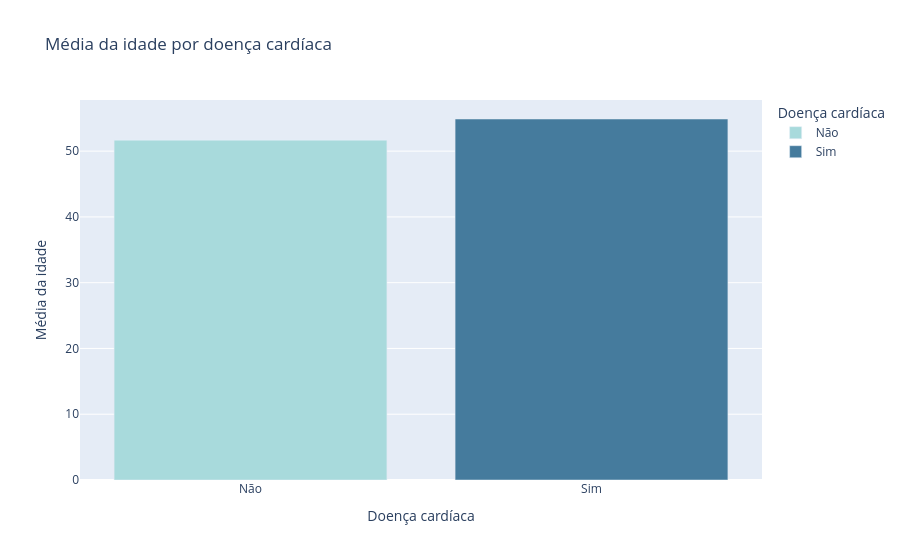

Source (notebook cell):
### Markdown cell above
## 3 Exploração e Análise dos Dados

### Code cell
mean_age_by_cardio_disease = base.groupby('cardio_disease')['age'].mean().reset_index()

mean_age_by_cardio_disease['cardio_disease'] = mean_age_by_cardio_disease['cardio_disease'].map({
    0: 'Não',
    1: 'Sim'
})

fig = px.bar(
    mean_age_by_cardio_disease,
    x='cardio_disease',
    y='age',
    title='Média da idade por doença cardíaca',
    labels={
        'age': 'Média da idade',
        'cardio_disease': 'Doença cardíaca'
    },
    color='cardio_disease',
    color_discrete_map={
        'Não': '#a8dadc',
        'Sim': '#457b9d'
    }
)

fig.update_layout(
    legend_title_text='Doença cardíaca'
)

fig.show()

### Figure 1 — Plotly figure (JSON) as saved in the notebook; plotly's stock layout.template omitted (floating-point values rounded to 4 significant figures)
{"data": [{"hovertemplate": "Doença cardíaca=%{x}<br>Média da idade=%{y}<extra></extra>", "legendgroup": "Não", "marker": {"color": "#a8dadc", "pattern": {"shape": ""}}, "name": "Não", "orientation": "v", "showlegend": true, "textposition": "auto", "type": "bar", "x": ["Não"], "xaxis": "x", "y": [51.67], "yaxis": "y"}, {"hovertemplate": "Doença cardíaca=%{x}<br>Média da idade=%{y}<extra></extra>", "legendgroup": "Sim", "marker": {"color": "#457b9d", "pattern": {"shape": ""}}, "name": "Sim", "orientation": "v", "showlegend": true, "textposition": "auto", "type": "bar", "x": ["Sim"], "xaxis": "x", "y": [54.89], "yaxis": "y"}], "layout": {"barmode": "relative", "legend": {"title": {"text": "Doença cardíaca"}, "tracegroupgap": 0}, "title": {"text": "Média da idade por doença cardíaca"}, "xaxis": {"anchor": "y", "categoryarray": ["Não", "Sim"], "categoryorder": "array", "domain": [0, 1], "title": {"text": "Doença cardíaca"}}, "yaxis": {"anchor": "x", "domain": [0, 1], "title": {"text": "Média da idade"}}}}
